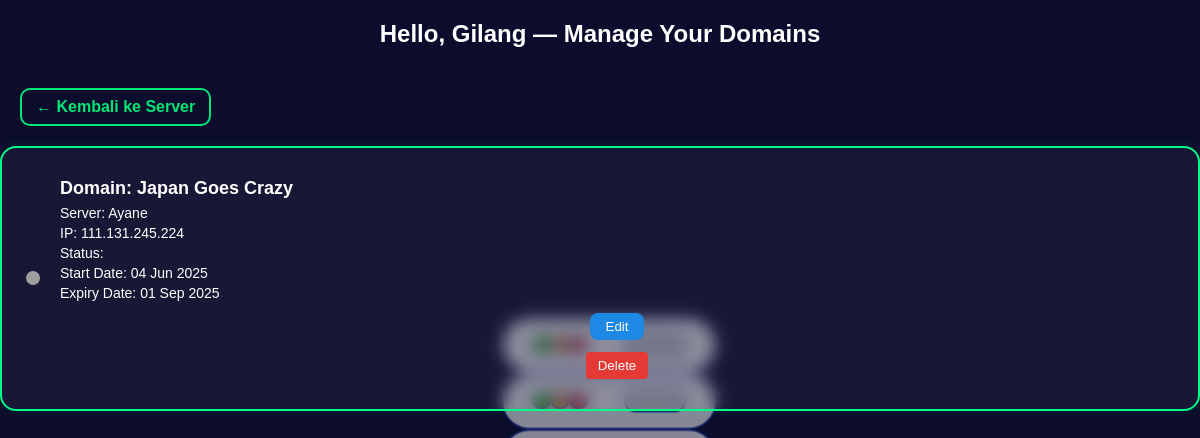
Page /my_domains.php (signed in) on the committed database.
### tables this page shows
CREATE TABLE `user_hosting_accounts` (
  `account_id` int(11) NOT NULL,
  `user_id` int(11) DEFAULT NULL,
  `package_id` int(11) DEFAULT NULL,
  `server_id` int(11) DEFAULT NULL,
  `domain_name` varchar(255) DEFAULT NULL,
  `start_date` date DEFAULT NULL,
  `expiry_date` date DEFAULT NULL
);

CREATE TABLE `servers` (
  `server_id` int(11) NOT NULL,
  `hostname` varchar(100) NOT NULL,
  `ip_address` varchar(45) NOT NULL,
  `location` varchar(100) DEFAULT NULL,
  `status` enum('active','maintenance','offline') DEFAULT 'active'
);

### my_domains.php (the view, shortened to what this page needs)
<?php
include 'koneksi.php';
$userId = $_SESSION['user_id'];
$username = $_SESSION['username'];
?>
<!DOCTYPE html>
<html>
<head>
  <link rel="stylesheet" href="server.css" />
</head>
<body>
<h2 style="text-align:center;color:white;">Hello, <?= htmlspecialchars($username) ?> — Manage Your Domains</h2>
<div class="manage-container">
<a href="server.php" class="back-btn">← Kembali ke Server</a>
<?php
$query = "
  SELECT
    uha.account_id,
    uha.domain_name,
    uha.start_date,
    uha.expiry_date,
    s.hostname,
    s.ip_address,
    s.status
  FROM user_hosting_accounts uha
  JOIN servers s ON uha.server_id = s.server_id
  WHERE uha.user_id = ?
";
$stmt = $conn->prepare($query);
$stmt->bind_param("i", $userId);
$stmt->execute();
$result = $stmt->get_result();
if ($result && $result->num_rows > 0) {
  while ($row = $result->fetch_assoc()) {
    $statusColor = match(strtolower($row['status'])) {
      'active' => '#00e676',
      'maintenance' => '#ffc107',
      'offline' => '#f44336',
      default => '#9e9e9e',
    };
    echo '
<div class="server-container">
  <div class="status-indicator" style="background-color:' . $statusColor . ';"></div>
  <div class="server-info">
    <h3>Domain: ' . htmlspecialchars($row['domain_name']) . '</h3>
    <p>Server: ' . htmlspecialchars($row['hostname']) . '</p>
    <p>IP: ' . htmlspecialchars($row['ip_address']) . '</p>
    <p>Status: <span class="status-text" style="color:' . $statusColor . ';">' . ucfirst($row['status']) . '</span></p>
    <p>Start Date: ' . date("d M Y", strtotime($row['start_date'])) . '</p>
    <p>Expiry Date: ' . date("d M Y", strtotime($row['expiry_date'])) . '</p>
    <button class="manage-btn edit-btn"
      data-id="' . $row['account_id'] . '"
      data-domain="' . htmlspecialchars($row['domain_name']) . '">Edit</button>
<form method="POST" onsubmit="return confirm(\'Are you sure you want to delete this domain?\');" style="display:inline;">
  <input type="hidden" name="delete_domain_id" value="' . $row['account_id'] . '">
  <button type="submit" class="manage-btn danger-btn">Delete</button>
</form>
  </div>
</div>';
  }
} else {
  echo "<p style='text-align:center;color:gray;'>You have no hosted domains.</p>";
}
?>
</div>
</body>
</html>

### server.css (style rules this page uses)
body { margin: 0; font-family: Arial, sans-serif; background-image: url("asset/BGserver.png"); background-repeat: no-repeat; background-size: 20%; background-position: center; background-attachment: fixed; background-color: #0c0c2c; }
.server-container { display: flex; align-items: center; justify-content: space-between; background-color: rgba(255, 255, 255, 0.05); border: 2px solid #00ff88; border-radius: 16px; padding: 30px 24px; backdrop-filter: blur(8px); box-shadow: 0 0 12px rgba(0, 255, 136, 0.1); color: white; margin-bottom: 28px; }
.status-indicator { width: 14px; height: 14px; border-radius: 50%; margin-right: 20px; flex-shrink: 0; }
.server-info { flex-grow: 1; }
.server-info h3 { margin: 0 0 6px 0; font-size: 18px; }
.server-info p { margin: 4px 0; font-size: 14px; }
.manage-btn { background-color: #2196f3; color: white; text-decoration: none; border: none; padding: 10px 16px; border-radius: 10px; cursor: pointer; font-weight: 500; transition: background 0.3s; display: block; margin: 12px auto 0 auto; padding: 6px 16px; background-color: #1e88e5; color: white; border: none; border-radius: 8px; cursor: pointer; text-align: center; }
.back-btn { display: inline-block; background-color: transparent; color: #00e676; text-decoration: none; border: 2px solid #00e676; padding: 8px 14px; border-radius: 10px; font-weight: bold; transition: 0.3s ease; margin: 20px; }
.danger-btn { background-color: #e53935; color: white; padding: 6px 12px; border: none; border-radius: 4px; cursor: pointer; }

### rows in the picture
user_hosting_accounts: domain_name "Japan Goes Crazy", server.hostname "Ayane", server.ip_address "111.131.245.224", start_date "04 Jun 2025", expiry_date "01 Sep 2025"

### other values in the picture
$username "Gilang"
